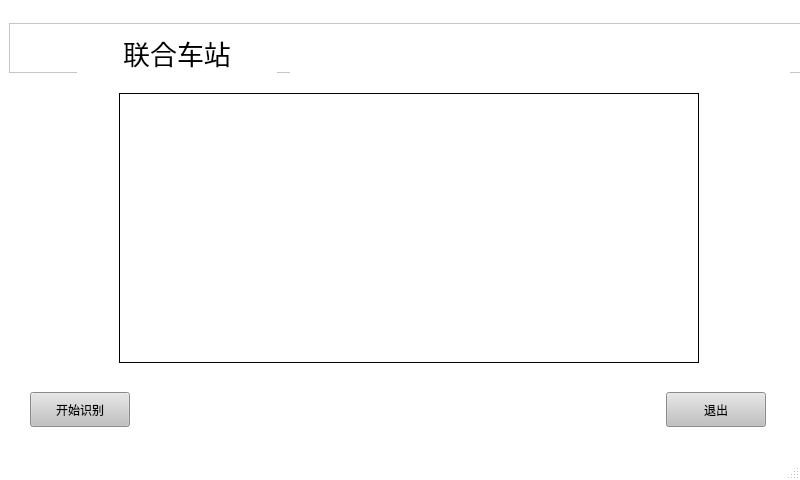
<?xml version="1.0" encoding="UTF-8"?>
<ui version="4.0">
 <class>MainWindow</class>
 <widget class="QMainWindow" name="MainWindow">
  <property name="geometry">
   <rect>
    <x>0</x>
    <y>0</y>
    <width>800</width>
    <height>480</height>
   </rect>
  </property>
  <property name="minimumSize">
   <size>
    <width>800</width>
    <height>480</height>
   </size>
  </property>
  <property name="maximumSize">
   <size>
    <width>800</width>
    <height>480</height>
   </size>
  </property>
  <property name="windowTitle">
   <string>神荼系统</string>
  </property>
  <property name="styleSheet">
   <string notr="true">#MainWindow{background-color: rgb(255, 255, 255);}
</string>
  </property>
  <widget class="QWidget" name="centralwidget">
   <layout class="QGridLayout" name="gridLayout_3">
    <item row="0" column="0" colspan="3">
     <widget class="QFrame" name="frame">
      <property name="minimumSize">
       <size>
        <width>800</width>
        <height>50</height>
       </size>
      </property>
      <property name="maximumSize">
       <size>
        <width>800</width>
        <height>50</height>
       </size>
      </property>
      <property name="styleSheet">
       <string notr="true">background-color: rgb(255, 255, 255);</string>
      </property>
      <property name="frameShape">
       <enum>QFrame::StyledPanel</enum>
      </property>
      <property name="frameShadow">
       <enum>QFrame::Raised</enum>
      </property>
      <layout class="QGridLayout" name="gridLayout">
       <item row="0" column="0">
        <widget class="QFrame" name="frame_3">
         <property name="minimumSize">
          <size>
           <width>38</width>
           <height>36</height>
          </size>
         </property>
         <property name="maximumSize">
          <size>
           <width>38</width>
           <height>36</height>
          </size>
         </property>
         <property name="styleSheet">
          <string notr="true">border-image: url(:/lay/trainmark.jpg);</string>
         </property>
         <property name="frameShape">
          <enum>QFrame::NoFrame</enum>
         </property>
         <property name="frameShadow">
          <enum>QFrame::Raised</enum>
         </property>
        </widget>
       </item>
       <item row="0" column="1">
        <widget class="QLabel" name="label">
         <property name="minimumSize">
          <size>
           <width>200</width>
           <height>40</height>
          </size>
         </property>
         <property name="maximumSize">
          <size>
           <width>200</width>
           <height>40</height>
          </size>
         </property>
         <property name="styleSheet">
          <string notr="true">font: 6pt &quot;华文行楷&quot;;
background-color: rgb(255, 255, 255);</string>
         </property>
         <property name="frameShape">
          <enum>QFrame::NoFrame</enum>
         </property>
         <property name="text">
          <string>&lt;html&gt;&lt;head/&gt;&lt;body&gt;&lt;p align=&quot;center&quot;&gt;&lt;span style=&quot; font-size:20pt;&quot;&gt;联合车站&lt;/span&gt;&lt;/p&gt;&lt;/body&gt;&lt;/html&gt;</string>
         </property>
        </widget>
       </item>
       <item row="0" column="2">
        <widget class="QLabel" name="time_fm">
         <property name="minimumSize">
          <size>
           <width>500</width>
           <height>40</height>
          </size>
         </property>
         <property name="maximumSize">
          <size>
           <width>500</width>
           <height>40</height>
          </size>
         </property>
         <property name="styleSheet">
          <string notr="true">background-color: rgb(255, 255, 255);
font: 13pt &quot;方正姚体&quot;;
</string>
         </property>
         <property name="frameShape">
          <enum>QFrame::NoFrame</enum>
         </property>
         <property name="text">
          <string>&lt;html&gt;&lt;head/&gt;&lt;body&gt;&lt;p align=&quot;center&quot;&gt;&lt;br/&gt;&lt;/p&gt;&lt;/body&gt;&lt;/html&gt;</string>
         </property>
        </widget>
       </item>
      </layout>
     </widget>
    </item>
    <item row="1" column="0">
     <widget class="QFrame" name="frame_2">
      <property name="minimumSize">
       <size>
        <width>90</width>
        <height>270</height>
       </size>
      </property>
      <property name="maximumSize">
       <size>
        <width>90</width>
        <height>270</height>
       </size>
      </property>
      <property name="frameShape">
       <enum>QFrame::NoFrame</enum>
      </property>
      <property name="frameShadow">
       <enum>QFrame::Raised</enum>
      </property>
     </widget>
    </item>
    <item row="1" column="1">
     <widget class="QLabel" name="DispLb">
      <property name="minimumSize">
       <size>
        <width>580</width>
        <height>270</height>
       </size>
      </property>
      <property name="maximumSize">
       <size>
        <width>580</width>
        <height>270</height>
       </size>
      </property>
      <property name="frameShape">
       <enum>QFrame::Box</enum>
      </property>
      <property name="text">
       <string/>
      </property>
     </widget>
    </item>
    <item row="1" column="2">
     <widget class="QFrame" name="frame_4">
      <property name="minimumSize">
       <size>
        <width>90</width>
        <height>270</height>
       </size>
      </property>
      <property name="maximumSize">
       <size>
        <width>90</width>
        <height>270</height>
       </size>
      </property>
      <property name="frameShape">
       <enum>QFrame::NoFrame</enum>
      </property>
      <property name="frameShadow">
       <enum>QFrame::Raised</enum>
      </property>
     </widget>
    </item>
    <item row="2" column="0" colspan="3">
     <widget class="QFrame" name="buttonfm">
      <property name="minimumSize">
       <size>
        <width>780</width>
        <height>30</height>
       </size>
      </property>
      <property name="maximumSize">
       <size>
        <width>780</width>
        <height>50</height>
       </size>
      </property>
      <property name="frameShape">
       <enum>QFrame::NoFrame</enum>
      </property>
      <property name="frameShadow">
       <enum>QFrame::Raised</enum>
      </property>
      <layout class="QGridLayout" name="gridLayout_2">
       <item row="0" column="0">
        <widget class="QPushButton" name="ShowBt">
         <property name="minimumSize">
          <size>
           <width>100</width>
           <height>35</height>
          </size>
         </property>
         <property name="maximumSize">
          <size>
           <width>100</width>
           <height>35</height>
          </size>
         </property>
         <property name="styleSheet">
          <string notr="true">background-color: rgb(193, 193, 193);</string>
         </property>
         <property name="text">
          <string>开始识别</string>
         </property>
        </widget>
       </item>
       <item row="0" column="3">
        <widget class="QPushButton" name="Outscreen">
         <property name="minimumSize">
          <size>
           <width>100</width>
           <height>35</height>
          </size>
         </property>
         <property name="maximumSize">
          <size>
           <width>100</width>
           <height>35</height>
          </size>
         </property>
         <property name="styleSheet">
          <string notr="true">background-color: rgb(193, 193, 193);</string>
         </property>
         <property name="text">
          <string>退出</string>
         </property>
        </widget>
       </item>
       <item row="0" column="2">
        <widget class="QLabel" name="gostop">
         <property name="minimumSize">
          <size>
           <width>500</width>
           <height>60</height>
          </size>
         </property>
         <property name="maximumSize">
          <size>
           <width>500</width>
           <height>60</height>
          </size>
         </property>
         <property name="font">
          <font>
           <family>方正姚体</family>
           <pointsize>15</pointsize>
           <weight>50</weight>
           <italic>false</italic>
           <bold>false</bold>
          </font>
         </property>
         <property name="styleSheet">
          <string notr="true">font: 15pt &quot;方正姚体&quot;;
background-color: rgb(255, 255, 255);</string>
         </property>
         <property name="text">
          <string>&lt;html&gt;&lt;head/&gt;&lt;body&gt;&lt;p align=&quot;center&quot;&gt;&lt;br/&gt;&lt;/p&gt;&lt;/body&gt;&lt;/html&gt;</string>
         </property>
         <property name="alignment">
          <set>Qt::AlignHCenter|Qt::AlignTop</set>
         </property>
        </widget>
       </item>
      </layout>
     </widget>
    </item>
   </layout>
  </widget>
  <widget class="QMenuBar" name="menubar">
   <property name="geometry">
    <rect>
     <x>0</x>
     <y>0</y>
     <width>800</width>
     <height>22</height>
    </rect>
   </property>
  </widget>
  <widget class="QStatusBar" name="statusbar"/>
 </widget>
 <resources>
  <include location="trainmark.qrc"/>
 </resources>
 <connections/>
</ui>
